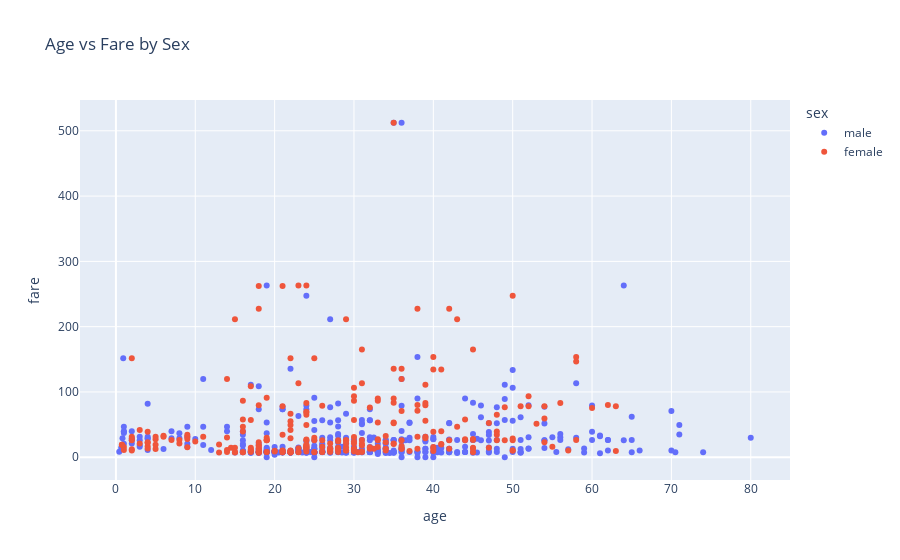

The code cell stored with this chart in its notebook:
### Markdown cell above
>- Grouping the data

### Code cell
# draw a scatter plot and group by `sex`(which is categorical)
fig = px.scatter(df, x='age', y='fare', color='sex', title='Age vs Fare by Sex')
# show the scatter plot
fig.show()

### Figure 1 — Plotly figure (JSON) as saved in the notebook; plotly's stock layout.template omitted (floating-point values rounded to 4 significant figures; data arrays with more than 128 entries replaced by an {"elided": "..."} marker saying what was removed)
{"data": [{"hovertemplate": "sex=male<br>age=%{x}<br>fare=%{y}<extra></extra>", "legendgroup": "male", "marker": {"color": "#636efa", "symbol": "circle"}, "mode": "markers", "name": "male", "orientation": "v", "showlegend": true, "type": "scatter", "x": {"elided": "577 float values"}, "xaxis": "x", "y": {"elided": "577 float values"}, "yaxis": "y"}, {"hovertemplate": "sex=female<br>age=%{x}<br>fare=%{y}<extra></extra>", "legendgroup": "female", "marker": {"color": "#EF553B", "symbol": "circle"}, "mode": "markers", "name": "female", "orientation": "v", "showlegend": true, "type": "scatter", "x": {"elided": "314 float values"}, "xaxis": "x", "y": {"elided": "314 float values"}, "yaxis": "y"}], "layout": {"legend": {"title": {"text": "sex"}, "tracegroupgap": 0}, "title": {"text": "Age vs Fare by Sex"}, "xaxis": {"anchor": "y", "domain": [0, 1], "title": {"text": "age"}}, "yaxis": {"anchor": "x", "domain": [0, 1], "title": {"text": "fare"}}}}
